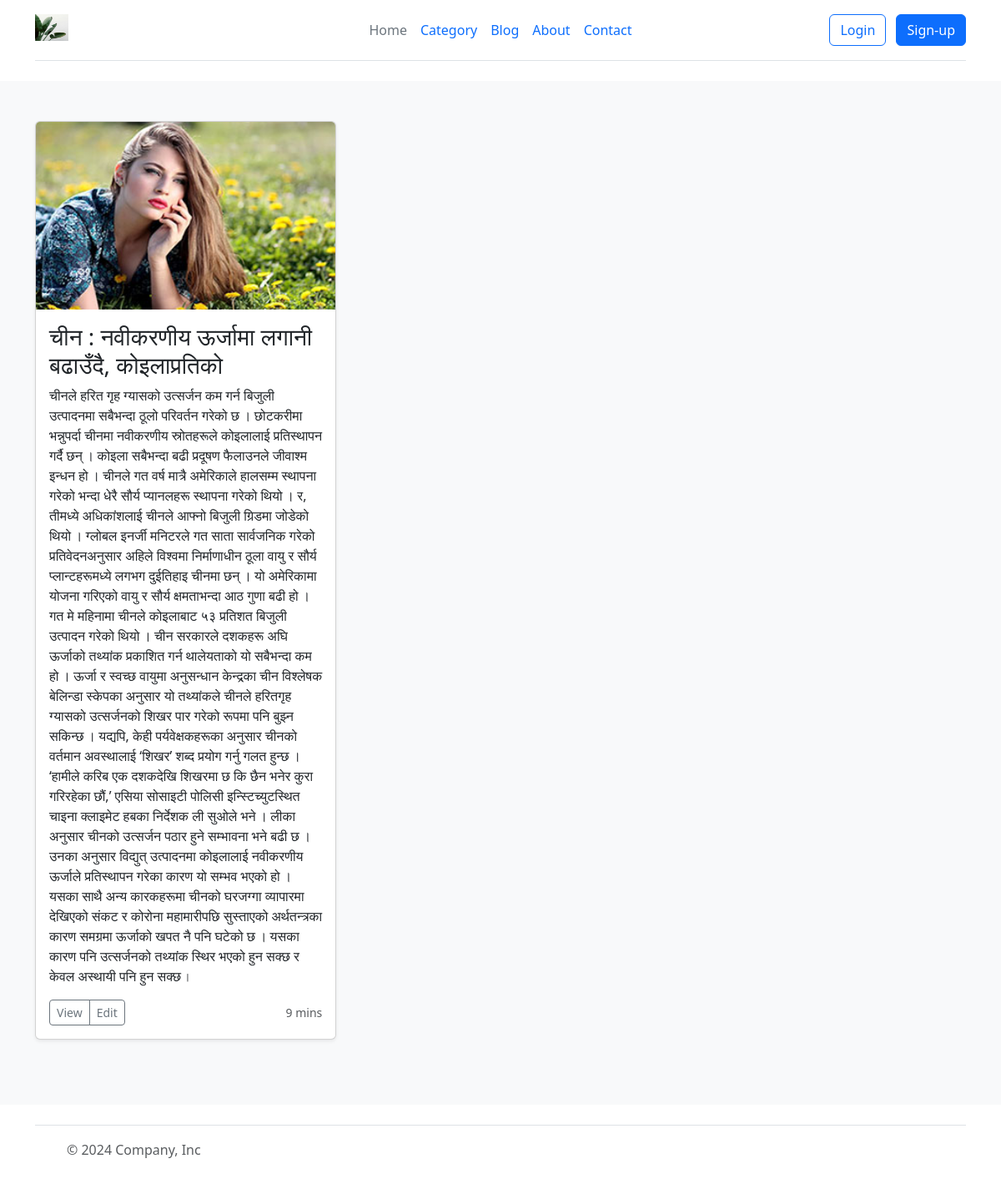
Page /categoryblog/4/ on the committed database.
### blog/models.py (models this page shows, shortened)
class Blog(models.Model):
    title = models.CharField(max_length=50)
    description = models.TextField()
    img = models.ImageField(upload_to="blog/", blank=True,null=True )
    category = models.ForeignKey(Category,
                                 blank=True,
                                 null=True,
                                 on_delete=models.CASCADE,)
    username = models.CharField(max_length=40, null=True, blank=True)

### core/views.py (the view)
# urls.py: path('categoryblog/<int:pk>/', views.category_blog,
def category_blog(request, pk):
    category = get_object_or_404(Category, pk=pk)
    blog = Blog.objects.filter(category = category)
    context={
        "category": category,
        "blog": blog
    }
    return render(request, "blogcategory.html",
                   {"context":context})

### templates/blogcategory.html
{% include "header.html" %}
<div class="album py-5 bg-body-tertiary">
    <div class="container">
      <div class="row row-cols-1 row-cols-sm-2 row-cols-md-3 g-3">
        {% for a in context.blog %}
        <div class="col">
          <div class="card shadow-sm">
            <img class="bd-placeholder-img card-img-top" width="100%" height="225" src={{a.img.url}} role="img" aria-label="Placeholder: Thumbnail" preserveAspectRatio="xMidYMid slice" focusable="false">
            <div class="card-body">
            <h3>{{a.title}}</h3>
              <p class="card-text">{{a.description}}</p>
              <div class="d-flex justify-content-between align-items-center">
                <div class="btn-group">
                  <a href={% url 'singleblog' pk=a.id %} type="button" class="btn btn-sm btn-outline-secondary">View</a>
                  <button type="button" class="btn btn-sm btn-outline-secondary">Edit</button>
                </div>
                <small class="text-body-secondary">9 mins</small>
              </div>
            </div>
          </div>
        </div>
        {% endfor %}
      </div>
    </div>
</div>
{% include "footer.html" %}

### static/css/style.css (style rules this page uses)
.card { box-shadow:2px 2px 20px rgba(0,0,0,0.3); border:none; margin-bottom:30px; }

### rows in the picture
Blog: img (picture), title "चीन : नवीकरणीय ऊर्जामा लगानी बढाउँदै, कोइलाप्रतिको", description "चीनले हरित गृह ग्यासको उत्सर्जन कम गर्न बिजुली उत्पादनमा सबैभन्दा ठूलो परिवर्तन गरेको छ । छोटकरीमा भन्नुपर्दा चीनमा नवीकरणीय स्रोतहरूले कोइलालाई प्रतिस्थापन गर्दै छन् । कोइला सबैभन्दा बढी प्रदूषण फैलाउनले जीवाश्म इन्धन हो । चीनले गत वर्ष मात्रै अमेरिकाले हालसम्म स्थापना गरेको भन्दा धेरै सौर्य प्यानलहरू स्थापना गरेको थियो । र, तीमध्ये अधिकांशलाई चीनले आफ्नो बिजुली ग्रिडमा जोडेको थियो । ग्लोबल इनर्जी मनिटरले गत साता सार्वजनिक गरेको प्रतिवेदनअनुसार अहिले विश्वमा निर्माणाधीन ठूला वायु र सौर्य प्लान्टहरूमध्ये लगभग दुईतिहाइ चीनमा छन् । यो अमेरिकामा योजना गरिएको वायु र सौर्य क्षमताभन्दा आठ गुणा बढी हो । गत मे महिनामा चीनले कोइलाबाट ५३ प्रतिशत बिजुली उत्पादन गरेको थियो । चीन सरकारले दशकहरू अघि…"
